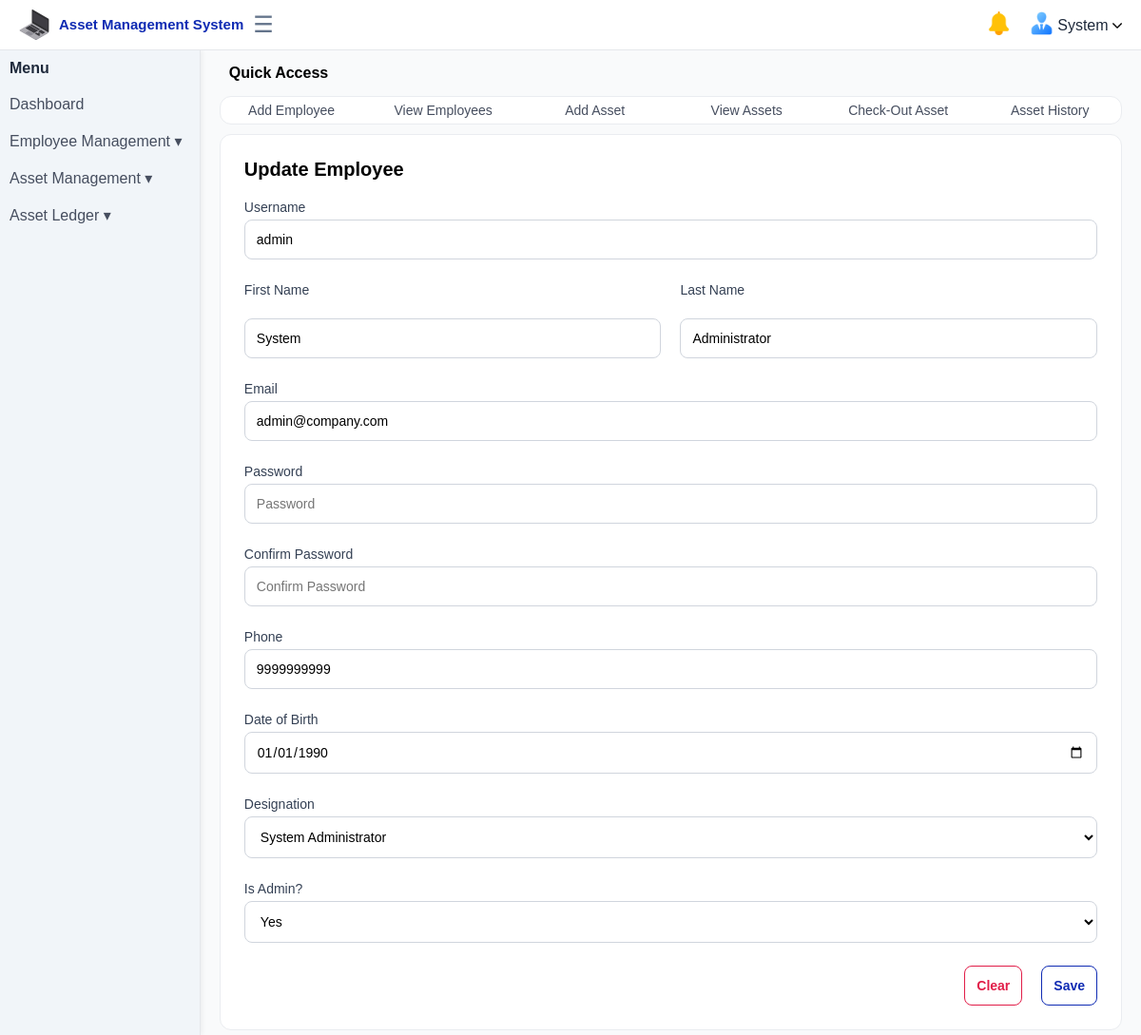
The page /employee/update?id=1 (signed in) on the database its author committed.
### tables this page shows
CREATE TABLE IF NOT EXISTS `employee` (
  `emp_id` int(11) NOT NULL AUTO_INCREMENT,
  `username` varchar(50) NOT NULL UNIQUE,
  `first_name` varchar(50) NOT NULL,
  `last_name` varchar(50) NOT NULL,
  `email` varchar(100) NOT NULL UNIQUE,
  `phone` varchar(10) NOT NULL UNIQUE,
  `dob` date NOT NULL,
  `designation` varchar(100) NOT NULL,
  `is_admin` tinyint(1) NOT NULL DEFAULT 0,
  `is_deleted` tinyint(1) NOT NULL DEFAULT 0,
  `password_hash` varchar(255) NOT NULL,
  `session_token` varchar(255) DEFAULT NULL,
  `deleted_at` timestamp NULL DEFAULT NULL,
  `created_at` timestamp NOT NULL DEFAULT CURRENT_TIMESTAMP,
  `updated_at` timestamp NOT NULL DEFAULT CURRENT_TIMESTAMP ON UPDATE CURRENT_TIMESTAMP,
  PRIMARY KEY (`emp_id`),
  KEY `idx_username` (`username`),
  KEY `idx_email` (`email`),
  KEY `idx_is_deleted` (`is_deleted`)
);

### router.php (called while the page is built, shortened)
<?php
$request = parse_url($_SERVER['REQUEST_URI'], PHP_URL_PATH);
$route = trim(str_replace(BASE_URL, '', $request), '/');
$dashboardRoutes = require 'dashboard-module/routes/routes.php';
$assetRoutes = require 'asset/routes/routes.php';
$employeeRoutes = require 'employee/routes/routes.php';
$assetLedgerRoutes = require 'asset-ledger/routes/routes.php';
$apiRoutes = require 'api/routes.php';
$adminRoutes = array_merge($dashboardRoutes, $assetRoutes, $employeeRoutes, $assetLedgerRoutes, $apiRoutes);
if (array_key_exists($route, $adminRoutes) && ($_SESSION["user"]["isAdmin"] ?? false)) {
    require $adminRoutes[$route];
    exit;
}

### index.php (called while the page is built, shortened)
<?php
require_once './router.php';
?>

### employee/models/EmployeeModel.php (called while the page is built, shortened)
<?php
class EmployeeModel
{
    public static function getEmployeeById(mysqli $conn, $id)
    {
        try {
            $query = "select username, first_name, last_name, email, phone, dob, designation, is_admin from employee where emp_id = ? AND is_deleted = 0";
            $stmt = $conn->prepare($query);
            $stmt->bind_param("i", $id);
            $stmt->execute();
            $result = $stmt->get_result();
            if ($result && $row = $result->fetch_assoc()) {
                return $row;
            } else {
                $stmt->close();
                return null;
            }
        } catch (Exception $e) {
            error_log("EmployeeModel::getEmployeeById Error:" . $e->getMessage());
            return null;
        }
    }
}
?>

### employee/views/EmployeeForm.php (the view, shortened to what this page needs)
<?php include BASE_PATH . "views/layouts/components/quick-access.php"; ?>
<div class="content-frame">
  <h3><?= $pageTitle ?? 'Asset Management System' ?></h3>
  <div>
    <?php
    $errors = $errors ?? [];
    $formData = $formData ?? [];
    $action = $action ?? 'employee/add';
    $isUpdate = $action == 'employee/update' ? true : false;
    ?>
    <form action="<?= BASE_URL . $action ?>" method="POST" class="form">
      <div class="label-input">
        <label for="username">Username</label>
        <input type="text" id="username" name="username" placeholder="Username" pattern="^[a-zA-Z0-9_]+$"
          autocomplete="" <?php if (!$isUpdate): ?> required <?php endif; ?>
          class="<?= isset($errors['usernameError']) ? 'field-error' : '' ?>"
          value="<?= htmlspecialchars($formData['username'] ?? '') ?>" />
      </div>
      <div class="name">
        <div class="first-name">
          <label for="first-name">First Name</label><br />
          <input type="text" name="first-name" placeholder="First Name" pattern="^[a-zA-Z ]+$" <?php if (!$isUpdate): ?>
              required <?php endif; ?> minlength="1" maxlength="50"
            class="<?= isset($errors['firstNameError']) ? 'field-error' : '' ?>"
            value="<?= htmlspecialchars($formData['first-name'] ?? '') ?>" />
        </div>
        <div class="last-name">
          <label for="last-name">Last Name</label><br />
          <input type="text" name="last-name" placeholder="Last Name" pattern="^[a-zA-Z ]+$" <?php if (!$isUpdate): ?>
              required <?php endif; ?> minlength="2" maxlength="50"
            class="<?= isset($errors['lastNameError']) ? 'field-error' : '' ?>"
            value="<?= htmlspecialchars($formData['last-name'] ?? '') ?>" />
        </div>
      </div>
      <div class="label-input">
        <label for="email">Email</label>
        <input type="email" id="email" <?php if (!$isUpdate): ?> required <?php endif; ?> name="email"
          placeholder="Email" class="<?= isset($errors['emailError']) ? 'field-error' : '' ?>"
          value="<?= htmlspecialchars($formData['email'] ?? '') ?>" />
      </div>
      <div class="label-input">
        <label for="password">Password</label>
        <input type="password" id="password" name="password" minlength="8" autocomplete="new-password"
          placeholder="Password" class="<?= isset($errors['passwordError']) ? 'field-error' : '' ?>" <?php if (!$isUpdate): ?> required <?php endif; ?> />
      </div>
      <div class="label-input">
        <label for="confirm-password">Confirm Password</label>
        <input type="password" id="confirm-password" name="confirm-password" autocomplete="new-password"
          placeholder="Confirm Password" class="<?= isset($errors['passwordError']) ? 'field-error' : '' ?>" <?php if (!$isUpdate): ?> required <?php endif; ?> minlength="8" />
      </div>
      <div class="label-input">
        <label for="phone">Phone</label>
        <input type="tel" id="phone" name="phone" placeholder="Phone" pattern="^[0-9]{10}$" minlength="10"
          maxlength="10" class="<?= isset($errors['phoneError']) ? 'field-error' : '' ?>"
          value="<?= htmlspecialchars($formData['phone'] ?? '') ?>" <?php if (!$isUpdate): ?> required <?php endif; ?> />
      </div>
      <div class="label-input">
        <label for="dob">Date of Birth</label>
        <input type="date" id="dob" min="1900-01-01" max="2025-12-31" name="dob"
          class="<?= isset($errors['dobError']) ? 'field-error' : '' ?>"
          value="<?= htmlspecialchars($formData['dob'] ?? '') ?>" <?php if (!$isUpdate): ?> required <?php endif; ?> />
      </div>
      <div class="label-input">
        <label for="designation">Designation</label>
        <select id="designation" name="designation" <?php if (!$isUpdate): ?> required <?php endif; ?>>
          <option value="System Admin" <?= ($formData['designation'] ?? '') === 'System Admin' ? 'selected' : '' ?>>System
            Administrator</option>
        </select>
      </div>
      <div class="label-input">
        <label for="is-admin">Is Admin?</label>
        <select id="is-admin" name="is-admin" <?php if (!$isUpdate): ?> required <?php endif; ?>>
          <option value="1" <?= ($formData['is-admin'] ?? '') == '1' ? 'selected' : '' ?>>Yes</option>
        </select>
      </div>
      <div class="submit-reset">
        <button type="reset">Clear</button>
        <button type="submit">Save</button>
      </div>
    </form>
  </div>
</div>

### employee/controllers/updateEmployeeController.php (shortened to what this page needs)
<?php
require_once BASE_PATH . "employee/models/EmployeeModel.php";
$pageTitle = "Update Employee";
$viewToInclude = BASE_PATH . "employee/views/EmployeeForm.php";
$action = "employee/update";
if ($_SERVER['REQUEST_METHOD'] === 'GET') {
    $url = $_SERVER['REQUEST_URI'];
    $urlComponents = parse_url($url);
    parse_str($urlComponents['query'], $params);
    $emp_id = isset($params['id']) ? (int) $params['id'] : null;
    $employeeData = EmployeeModel::getEmployeeById($conn, $emp_id);
    $formData = [
        'id' => $emp_id,
        'username' => $employeeData['username'],
        'first-name' => $employeeData['first_name'],
        'last-name' => $employeeData['last_name'],
        'email' => $employeeData['email'],
        'phone' => $employeeData['phone'],
        'dob' => $employeeData['dob'],
        'designation' => $employeeData['designation'],
        'is-admin' => $employeeData['is_admin']
    ];
    require BASE_PATH . "views/layouts/layout.php";
    exit;
}

### views/layouts/components/head.php (shortened to what this page needs)
<!DOCTYPE html>
<html lang="en">
<head>
    <link rel="stylesheet" href="<?= BASE_URL ?>public/css/style.css?v=123" />
</head>

### views/layouts/layout.php
<?php include BASE_PATH . "views/layouts/components/head.php"; ?>
<div class="container">
    <?php include BASE_PATH . "views/layouts/components/header.php"; ?>
    <div class="main-container">
        <?php include BASE_PATH . "views/layouts/components/sidebar.php"; ?>
        <div class="workspace">
            <?php if (isset($viewToInclude) && file_exists($viewToInclude)) {
                include $viewToInclude;
            } else {
                echo "Content not found.";
            }
            ?>
        </div>
    </div>
</div>
<?php include BASE_PATH . "views/layouts/components/footer.php"; ?>

### views/layouts/components/header.php (shortened to what this page needs)
<header class="global-header">
    <div class="icon-header">
        <img src="<?= BASE_URL ?>public/img/laptop.png" alt="Laptop Icon" />
        <h4>
            <a href="<?= BASE_URL ?>dashboard"> Asset Management System </a>
        </h4>
        <button type="menu" class="menu-symbol">☰</button>
    </div>
    <div class="header-actions">
        <div class="notification-bell">
            <a href="#">
                <img src="<?= BASE_URL ?>public/img/notification-bell.png" alt="Notifications" />
            </a>
        </div>
        <div class="user-info" id="user-info">
            <a href="#">
                <img src="<?= BASE_URL ?>public/img/user-icon.png" alt="User Icon" class="user-icon" />
                <span
                    class="user-name"><?= isset($_SESSION["user"]["firstName"]) ? $_SESSION["user"]["firstName"] : "User"; ?></span>
                <img src="<?= BASE_URL ?>public/img/down-arrow.png" alt="" id="down-arrow" />
            </a>
        </div>
    </div>
</header>

### views/layouts/components/sidebar.php (shortened to what this page needs)
<aside class="sidebar">
    <nav class="sidebar-menu">
        <h3>Menu</h3>
        <ul class="menu-list">
            <li>
                <a href="<?= BASE_URL ?>dashboard">Dashboard</a>
            </li>
            <li class="has-submenu">
                <a href="#">Employee Management ▾</a>
            </li>
            <li class="has-submenu">
                <a href="#">Asset Management ▾</a>
            </li>
            <li class="has-submenu">
                <a href="#">Asset Ledger ▾</a>
            </li>
        </ul>
    </nav>
</aside>

### views/layouts/components/quick-access.php
<div class="content-header">
    <h4>Quick Access</h4>
</div>
<div class="content-tabs">
    <a href="<?= BASE_URL ?>employee/add">Add Employee</a>
    <a href="<?= BASE_URL ?>employee/view">View Employees</a>
    <a href="<?= BASE_URL ?>asset/add">Add Asset</a>
    <a href="<?= BASE_URL ?>asset/view">View Assets</a>
    <a href="<?= BASE_URL ?>asset-ledger/check-out">Check-Out Asset</a>
    <a href="<?= BASE_URL ?>asset-ledger/ledger">Asset History</a>
</div>

### views/layouts/components/footer.php (shortened to what this page needs)
</body>
</html>

### public/css/style.css (style rules this page uses)
* { margin: 0; padding: 0; box-sizing: border-box; font-family: 'Poppins', sans-serif; }
h3 { font-size: 20px; font-weight: 600; margin-bottom: 20px; }
a { text-decoration: none; }
.container { display: flex; flex-direction: column; height: 100vh; width: 100%; overflow: hidden; }

### public/css/components/form.css (style rules this page uses)
.form { display: flex; flex-direction: column; gap: 24px; }
label { font-size: 14px; color: #344054; font-weight: 500; }
.label-input { display: flex; flex-direction: column; gap: 5px; }
input[type="text"], input[type="email"], input[type="password"], input[type="tel"], input[type="number"], input[type="date"], textarea, select { width: 100%; padding: 12px; border: 1px solid #D0D5DD; border-radius: 8px; font-size: 14px; background-color: #FFFFFF; box-sizing: border-box; }
input[type="date"], select { cursor: pointer; }
.name { display: flex; flex-direction: row; gap: 20px; }
.first-name, .last-name { flex: 1; display: flex; flex-direction: column; gap: 2px; }
.submit-reset { display: flex; flex-direction: row; gap: 20px; justify-content: flex-end; }
button[type="submit"] { background-color: #FFFFFF; color: #0F2BB3; border: 1px solid #0F2BB3; padding: 12px; border-radius: 8px; font-size: 14px; font-weight: 600; cursor: pointer; transition: 0.2s; }
button[type="reset"] { background-color: #FFFFFF; color: #E11D48; border: 1px solid #E11D48; padding: 12px; border-radius: 8px; font-size: 14px; font-weight: 600; cursor: pointer; transition: 0.2s; }

### public/css/layouts/workspace.css (style rules this page uses)
.main-container { display: flex; flex: 1; overflow: hidden; }
.workspace { flex: 10; display: flex; flex-direction: column; padding: 5px 20px; background-color: #F9FAFB; width: 100%; transition: all 0.3s ease; }
.content-header { padding: 10px; }
.content-tabs { display: flex; flex-direction: row; background-color: #FFFFFF; border: 1px solid #EAECF0; border-radius: 12px; margin-top: 5px; overflow: hidden; gap: 10px; }
.content-tabs a { flex: 1; text-align: center; padding: 6px; text-decoration: none; color: #464E5F; font-size: 14px; }
.content-tabs a:last-child { border-right: none; }
.content-frame { flex: 1; background-color: white; border: 1px solid #EAECF0; border-radius: 12px; margin-top: 10px; padding: 25px; height: auto; overflow: auto; }

### public/css/layouts/header.css (style rules this page uses)
.global-header { display: flex; flex-direction: row; justify-content: space-between; align-items: center; background-color: #FFFFFF; padding: 10px 20px; border-bottom: 1px solid #E5E7EB; box-shadow: 0 2px 5px rgba(0, 0, 0, 0.05); }
.icon-header { display: flex; align-items: center; gap: 10px; }
.icon-header img { width: 32px; height: 32px; }
.icon-header h4 { display: inline-block; margin: 0; line-height: 1.2; }
.icon-header a { text-decoration: none; color: #0F2BB3; font-size: 15px; }
.header-actions { display: flex; align-items: center; gap: 20px; }
.notification-bell img { height: 25px; width: 25px; }
.user-info { display: flex; flex-direction: column; align-items: center; gap: 10px; height: inherit; position: relative; }
.user-icon { height: 25px; width: 25px; }
.user-name { color: #1E293B; position: relative; top: -5px; }
#down-arrow { height: 10px; width: 10px; position: relative; top: -5px; }

### public/css/layouts/sidebar.css (style rules this page uses)
.sidebar { flex: 2; background-color: #F1F5F9; border-right: 1px solid #E5E7EB; padding: 10px; overflow-y: auto; transition: width 0.3s ease, padding 0.3s ease, border 0.3s ease; z-index: 1000; box-shadow: 2px 0 5px rgba(0, 0, 0, 0.05); }
.sidebar-menu h3 { margin-top: 0; font-size: 16px; color: #1E293B; }
.menu-list { display: flex; flex-direction: column; gap: 20px; list-style: none; padding: 0; margin: 0; }
.menu-list li { list-style: none; }
.menu-list a { text-decoration: none; color: #464E5F; }
.menu-symbol { background-color: #FFFFFF; border: none; cursor: pointer; font-size: x-large; color: #64748B; }
.has-submenu { display: flex; flex-direction: column; gap: 20px; }

### public/css/utils/global.css (style rules this page uses)
* { margin: 0; padding: 0; box-sizing: border-box; font-family: 'Poppins', sans-serif; }
h3 { font-size: 20px; font-weight: 600; margin-bottom: 20px; }
a { text-decoration: none; }

### public/css/utils/utilities.css (style rules this page uses)
.container { display: flex; flex-direction: column; height: 100vh; width: 100%; overflow: hidden; }

### rows shown on the page
employee: username "admin", first-name "System", last-name "Administrator", email "admin@company.com", phone "9999999999", dob "01/01/1990", designation "System Administrator", is-admin "Yes"

### other values the page prints
$_SESSION["user"]["firstName"] "System"
$pageTitle "Update Employee"
